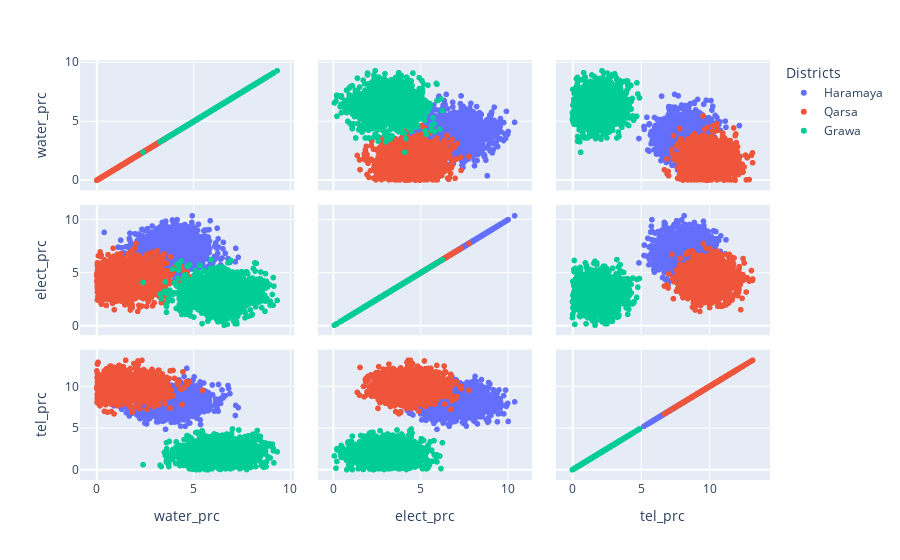

Notebook cell for this chart:
### Code cell
path = '/home/miki/Desktop/Deployment/consumer-segmentation/reports/figures'
pair = pairplot(dfs, path)

### Figure 1 — Plotly figure (JSON) as saved in the notebook; plotly's stock layout.template omitted (floating-point values rounded to 4 significant figures; data arrays with more than 128 entries replaced by an {"elided": "..."} marker saying what was removed)
{"data": [{"dimensions": [{"axis": {"matches": true}, "label": "water_prc", "values": {"elided": "1500 float values"}}, {"axis": {"matches": true}, "label": "elect_prc", "values": {"elided": "1500 float values"}}, {"axis": {"matches": true}, "label": "tel_prc", "values": {"elided": "1500 float values"}}], "hovertemplate": "Districts=Haramaya<br>%{xaxis.title.text}=%{x}<br>%{yaxis.title.text}=%{y}<extra></extra>", "legendgroup": "Haramaya", "marker": {"color": "#636efa", "symbol": "circle"}, "name": "Haramaya", "showlegend": true, "type": "splom"}, {"dimensions": [{"axis": {"matches": true}, "label": "water_prc", "values": {"elided": "1500 float values"}}, {"axis": {"matches": true}, "label": "elect_prc", "values": {"elided": "1500 float values"}}, {"axis": {"matches": true}, "label": "tel_prc", "values": {"elided": "1500 float values"}}], "hovertemplate": "Districts=Qarsa<br>%{xaxis.title.text}=%{x}<br>%{yaxis.title.text}=%{y}<extra></extra>", "legendgroup": "Qarsa", "marker": {"color": "#EF553B", "symbol": "circle"}, "name": "Qarsa", "showlegend": true, "type": "splom"}, {"dimensions": [{"axis": {"matches": true}, "label": "water_prc", "values": {"elided": "1500 float values"}}, {"axis": {"matches": true}, "label": "elect_prc", "values": {"elided": "1500 float values"}}, {"axis": {"matches": true}, "label": "tel_prc", "values": {"elided": "1500 float values"}}], "hovertemplate": "Districts=Grawa<br>%{xaxis.title.text}=%{x}<br>%{yaxis.title.text}=%{y}<extra></extra>", "legendgroup": "Grawa", "marker": {"color": "#00cc96", "symbol": "circle"}, "name": "Grawa", "showlegend": true, "type": "splom"}], "layout": {"dragmode": "select", "legend": {"title": {"text": "Districts"}, "tracegroupgap": 0}, "margin": {"t": 60}}}
